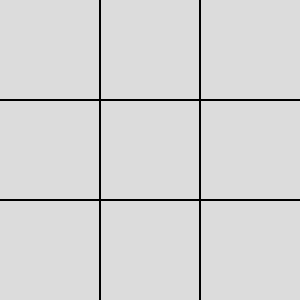
Frame 1 (no input)
Frame 60 (no input): identical to frame 1, image omitted
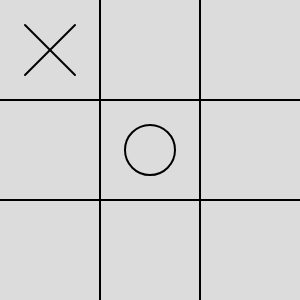
Frame 120 (the mouse pressed at the canvas centre since frame 60)

The p5.js sketch that drew these frames (run headless with seeded random() and noise() and a simulated clock; from frame 60 on, the mouse is pressed at the canvas centre):

// p5.js sketch
// ── sketch.js
let board =[
  ['','',''],
  ['','',''],
  ['','','']
];
let w = 100;
let h =  100;
let ai='x';
let human='o';
let players=['x','o'];
let available=[];
let currentplayer;
function setup() {
  createCanvas(300, 300);
  currentplayer = players[floor(random(2))];
  for(var i=0;i<3;i++){
    for(var j=0;j<3;j++){
      available.push([i,j]); 
    }
  }
}

function bestmove(){
  if(currentplayer==ai){
  let bestscore= -Infinity;
  let move;
  for(var i=0;i<3;i++){
    for(var j=0;j<3;j++){
      if(board[i][j]==''){
        board[i][j]=ai;
        let score=minimax(board,0,false);
        board[i][j]='';
        if(score > bestscore){
          bestscore = score;
          move={i,j};
        }
      }
    }
  }
  let result=checkwinner();
  if(result != 'tie'){
  board[move.i][move.j]=ai;}
  currentplayer=human;
  }
  if(mouseIsPressed){
    mousePressed();
  }

}
let s= {x: 1 , o:-1 ,tie:0};

function minimax(board,depth,ismaximizing){
  let result = checkwinner();
  if(result !=null){
    return s[result];
  }
  if(ismaximizing){
    let bestscore=-Infinity;
    for(var i=0;i<3;i++){
      for(var j=0;j<3;j++){
        if(board[i][j]==''){
          board[i][j]=ai;
          score = minimax(board,depth+1,false);
          board[i][j]='';
          bestscore=max(score,bestscore);
        }
      }
    }
    return bestscore;
  }
  else{
    let bestscore=Infinity;
    for(var i=0;i<3;i++){
      for(var j=0;j<3;j++){
        if(board[i][j]==''){
          board[i][j]=human;
          score = minimax(board,depth+1,true);
          board[i][j]='';
          bestscore=min(score,bestscore);
        }
      }
    }
    return bestscore;
  }
  
}
function equals3(a, b, c) {
  return (a == b && b == c && a != '');
}

function mousePressed(){
  if (currentplayer == human) {
    // Human make turn
    let i = floor(mouseX / w);
    let j = floor(mouseY / h);
    // If valid turn
    if (board[i][j] == '') {
      board[i][j] = human;
      currentplayer = ai;
      bestmove();
    }
  }
}

  

function checkwinner(){
  let winner= null;
  //horizontal
  for(var i=0;i<3;i++){
    if(equals3(board[i][0], board[i][1], board[i][2])){
      winner=board[i][0];
    }
  }
    //vertical
    for(var j=0;j<3;j++){
      if(equals3(board[0][j], board[1][j], board[2][j])){
        winner = board[0][j];
      }
    }
    //diagonal
    if(equals3(board[0][0], board[1][1], board[2][2])){winner = board[0][0];}
    if(equals3(board[2][0], board[1][1], board[0][2])){winner = board[0][2];}
  let count=0;
  for(var a=0;a<3;a++){
    for(var b=0;b<3;b++){
      if(board[a][b]==''){
        count++;
      }
    }
  }
  
  if(winner==null && count==0){
    return 'tie';
  }
  else{
    return winner;
  }
  
  
}
function draw() {
  background(220);
 
  strokeWeight(2);
  line(w,0,w,height);
  line(2*w,0,2*w,height);
  line(0,h,width,h);
  line(0,2*h,width,2*h);
  for(var i=0;i<3;i++){
    for(var j=0;j<3;j++){
      let x = w*i + w/2;
      let y = h*j + h/2;
      let spot = board[i][j];
      if(spot==players[1]){
        noFill();
        ellipse(x,y,w/2);
      }
      if(spot==players[0]){
        line(x-w/4,y-h/4,x+w/4,y+h/4);
        line(x+w/4,y-h/4,x-w/4,y+h/4);
      }
    }
  }
  let result =checkwinner();
  if(result != null){
    noLoop();
    let resultP = createP('');
    resultP.style('font-size', '32pt');
    if (result == 'tie') {
      resultP.html("Tie!")
    } else {
      resultP.html(`${result} wins!`);
    }
  } 
  else{
    bestmove();
  }
    
 
}
